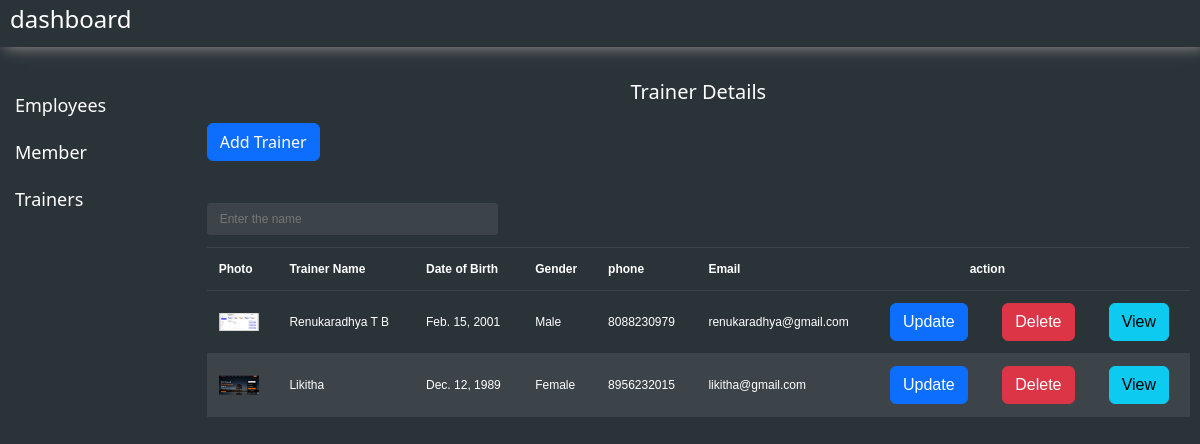
Page /owner/trainer/ on the committed database.
### owner/models.py (models this page shows)
class TrainerDetails(models.Model):
    tid = models.AutoField(primary_key=True)
    tname = models.CharField(max_length=50)
    tdob = models.DateField()
    tgender = models.CharField(max_length=10)
    temail = models.EmailField(unique=True, null=False)
    tphone = models.CharField(max_length=10, unique=True, null=False)
    tusername = models.CharField(max_length=50)
    tpassword = models.CharField(max_length=20)
    timage = models.ImageField(upload_to='images')
    class Meta:
        db_table = 'trainerdetails'

### owner/views.py (the view)
# urls.py: path('trainer/', views.dashboard_trainer, name='trainer'),
def dashboard_trainer(request):
    if request.method == 'POST':
        key = request.POST.get('key')
        obj = TrainerDetails.objects.filter(tname = key)
        return render(request, 'trainer_details.html', {'data': obj})
    else:
        obj = TrainerDetails.objects.all()
        return render(request, 'trainer_details.html', {'data': obj})

### owner/templates/trainer_details.html (shortened to what this page needs)
{% extends 'dashboard.html' %}
{% block details %}
    <center><p>Trainer Details </p></center>
    <button class="btn btn-primary" > <a href="{% url 'addtrainer' %}" style="color: white; text-decoration: none;">Add Trainer </a></button>
        <br>
        <br>
        <div class="datatable-container">
            <div class="header-tools">
              <div class="search">
                <form action="" method="post">
                  <input type="search" class="search-input" placeholder="Enter the name" name="key" />
                </form>
              </div>
            </div>
            <table class="datatable">
              <thead>
                <tr>
                    <th>Photo</th>
                    <th>Trainer Name</th>
                    <th>Date of Birth</th>
                    <th>Gender</th>
                    <th>phone</th>
                    <th>Email</th>
                    <th colspan="2"><center>action</center></th>
                    <th></th>
                </tr>
              </thead>
              <tbody>
                {% for i in data %}
                    <tr >
                        <td><img src="{{i.timage.url}}" alt="{{i.tname}}" width="40px"></td>
                        <td><a href="{% url 'detailstrainer' id=i.tid %}" style="color: white; text-decoration: none;">{{i.tname}}</a></td>
                        <td>{{i.tdob}}</td>
                        <td>{% if i.tgender == 'M'%}
                              Male
                            {% else %}
                              Female
                            {% endif %}
                        </td>
                        <td>{{i.tphone}}</td>
                        <td>{{i.temail}}</td>
                        <td><a href="{% url 'updatetrainer' id=i.tid %}"><button class="btn btn-primary">Update</button></a></td>
                        <td><a href="{% url 'deletetrainer' id=i.tid %}"><button class="btn btn-danger">Delete</button></a></td>
                        <td><a href="{% url 'detailstrainer' id=i.tid %}"><button class="btn btn-info">View</button></a></td>
                    </tr>
                {% endfor %}
              </tbody>
            </table>
        </div>
{% endblock %}

### owner/templates/dashboard.html (shortened to what this page needs)
<!DOCTYPE html>
{% load static %}
<html lang="en">
<head>
    <link href="https://cdn.jsdelivr.net/npm/bootstrap@5.3.0-alpha3/dist/css/bootstrap.min.css" rel="stylesheet">
    <link rel="stylesheet" href="{% static 'css/dashboard.css' %}">
</head>
<body>
    <div class="main-body-container">
        <nav>
            <div class="nav-bar">
                <div class="nav-logo">
                    <h4> dashboard </h4>
                </div>
            </div>
        </nav>
        <div class="body-container-main">
            <div class="body-container-option">
                <span><a href="{% url 'employee' %}">Employees</a></span>
                <span><a href="{% url 'member' %}">Member</a></span>
                <span><a href="{% url 'trainer' %}">Trainers</a></span>
            </div>
            <div class="dashboard-body-container">
                <div class="dashboard-details">
                    {% block details %}
                    {% endblock %}
                </div>
            </div>
        </div>
    </div>
</body>
</html>

### static/css/dashboard.css (style rules this page uses)
:root { --white: white; --primary-color: white; --secondary-color: rgb(61, 68, 73); --highlight-color: #3282b8; --dt-status-available-color: greenyellow; --dt-status-away-color: lightsalmon; --dt-status-offline-color: lightgray; --dt-padding: 12px; --dt-padding-s: 6px; --dt-padding-xs: 2px; --dt-border-radius: 3px; --dt-background-color-container: #2a3338; --dt-border-color: var(--secondary-color); --dt-bg-color: var(--highlight-color); --dt-text-color: var(--primary-color); --dt-bg-active-button: var(--highlight-color); --dt-text-color-button: var(--primary-color); --dt-text-color-active-button: var(--primary-color); --dt-hover-cell-color: var(--highlight-color); --dt-even-row-color: var(--secondary-color); --dt-focus-color: var(--highlight-color); --dt-input-background-color: var(--secondary-color); --dt-input-color: var(--primary-color); }
* { margin: 0px; padding: 0px; }
body { background-color: var(--dt-background-color-container); color: var(--white); font-size: 20px; }
.nav-bar { display: grid; grid-template-columns: 1fr 4fr; padding: 5px 10px; box-shadow: rgb(158, 150, 150) 5px 0px 15px ; margin-bottom: 30px; }
.nav-logo { font-size: 25px; }
.body-container-main { display: grid; grid-template-columns: 1fr 5fr; margin: 10px; }
.body-container-option span { border-radius: 10px; border-radius: var(--dt-border-radius); color: var(--dt-text-color); padding: 5px; font-size: 18px; display: block; margin-top: 10px; margin-bottom: 10px; }
.body-container-option a { color: var(--white); text-decoration: none; }
.datatable-container { font-family: sans-serif; background-color: var(--dt-background-color-container); border-radius: var(--dt-border-radius); color: var(--dt-text-color); max-width: 1140px; min-width: 950px; margin: 0 auto; font-size: 12px; }
.datatable-container .header-tools { border-bottom: solid 1px var(--dt-border-color); padding: var(--dt-padding); padding-left: 0; display: flex; align-items: baseline; }
.datatable-container .header-tools .search { width: 30%; }
.datatable-container .header-tools .search .search-input { width: 100%; height: calc(1.5em + 0.75rem + 2px); padding: 0.375rem 0.75rem; background-color: var(--dt-input-background-color); display: block; box-sizing: border-box; border-radius: var(--dt-border-radius); border: solid 1px var(--dt-border-color); color: var(--dt-input-color); }
.datatable-container .datatable { border-collapse: collapse; width: 100%; }
.datatable-container .datatable, .datatable-container .datatable th, .datatable-container .datatable td { padding: var(--dt-padding) var(--dt-padding); }
.datatable-container .datatable th { font-weight: bolder; text-align: left; border-bottom: solid 1px var(--dt-border-color); }
.datatable-container .datatable td { border-bottom: solid 1px var(--dt-border-color); }
.datatable-container .datatable tbody tr:nth-child(even) { background-color: var(--dt-even-row-color); }

### rows in the picture
TrainerDetails: timage (picture), tname "Renukaradhya T B", tdob "Feb. 15, 2001", tgender "Male", tphone "8088230979", temail "renukaradhya@gmail.com"
TrainerDetails: timage (picture), tname "Likitha", tdob "Dec. 12, 1989", tgender "Female", tphone "8956232015", temail "likitha@gmail.com"
